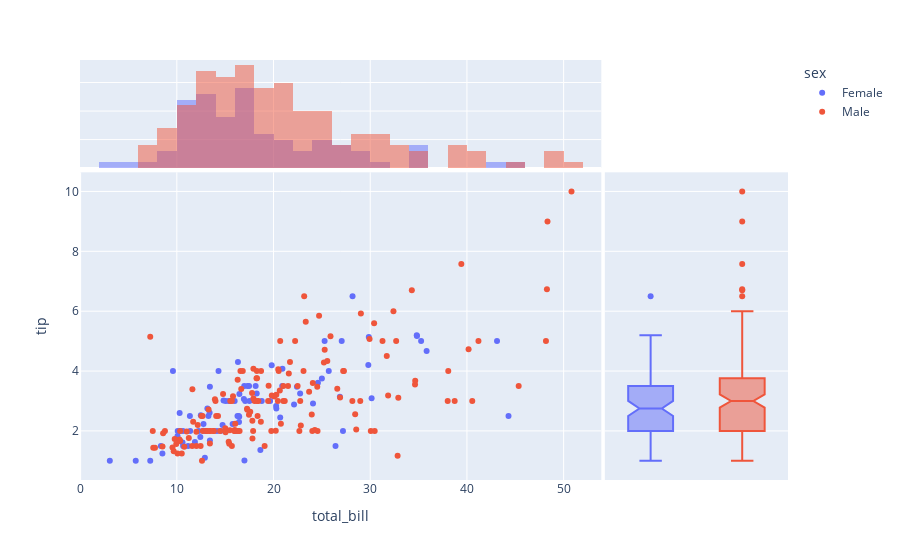

Here is the notebook cell this chart was saved with:
### Code cell
fig = px.scatter(df , x= 'total_bill', y = 'tip', color = 'sex', marginal_x = 'histogram', marginal_y = 'box')
fig.show()

### Figure 1 — Plotly figure (JSON) as saved in the notebook; plotly's stock layout.template omitted (floating-point values rounded to 4 significant figures; data arrays with more than 128 entries replaced by an {"elided": "..."} marker saying what was removed)
{"data": [{"hovertemplate": "sex=Female<br>total_bill=%{x}<br>tip=%{y}<extra></extra>", "legendgroup": "Female", "marker": {"color": "#636efa", "symbol": "circle"}, "mode": "markers", "name": "Female", "orientation": "v", "showlegend": true, "type": "scatter", "x": [16.99, 24.59, 35.26, 14.83, 10.33, 16.97, 20.29, 15.77, 19.65, 15.06, 20.69, 16.93, 10.29, 34.81, 26.41, 16.45, 3.07, 17.07, 26.86, 25.28, 14.73, 10.07, 34.83, 5.75, 16.32, 22.75, 11.35, 15.38, 44.3, 22.42, 20.92, 14.31, 7.25, 25.71, 17.31, 10.65, 12.43, 24.08, 13.42, 12.48, 29.8, 14.52, 11.38, 20.27, 11.17, 12.26, 18.26, 8.51, 10.33, 14.15, 13.16, 17.47, 27.05, 16.43, 8.35, 18.64, 11.87, 29.85, 25.0, 13.39, 16.21, 17.51, 10.59, 10.63, 9.6, 20.9, 18.15, 19.81, 43.11, 13.0, 12.74, 13.0, 16.4, 16.47, 12.76, 13.27, 28.17, 12.9, 30.14, 13.42, 15.98, 16.27, 10.09, 22.12, 35.83, 27.18, 18.78], "xaxis": "x", "y": [1.01, 3.61, 5.0, 3.02, 1.67, 3.5, 2.75, 2.23, 3.0, 3.0, 2.45, 3.07, 2.6, 5.2, 1.5, 2.47, 1.0, 3.0, 3.14, 5.0, 2.2, 1.83, 5.17, 1.0, 4.3, 3.25, 2.5, 3.0, 2.5, 3.48, 4.08, 4.0, 1.0, 4.0, 3.5, 1.5, 1.8, 2.92, 1.68, 2.52, 4.2, 2.0, 2.0, 2.83, 1.5, 2.0, 3.25, 1.25, 2.0, 2.0, 2.75, 3.5, 5.0, 2.3, 1.5, 1.36, 1.63, 5.14, 3.75, 2.61, 2.0, 3.0, 1.61, 2.0, 4.0, 3.5, 3.5, 4.19, 5.0, 2.0, 2.01, 2.0, 2.5, 3.23, 2.23, 2.5, 6.5, 1.1, 3.09, 3.48, 3.0, 2.5, 2.0, 2.88, 4.67, 2.0, 3.0], "yaxis": "y"}, {"bingroup": "x", "hovertemplate": "sex=Female<br>total_bill=%{x}<br>count=%{y}<extra></extra>", "legendgroup": "Female", "marker": {"color": "#636efa"}, "name": "Female", "opacity": 0.5, "showlegend": false, "type": "histogram", "x": [16.99, 24.59, 35.26, 14.83, 10.33, 16.97, 20.29, 15.77, 19.65, 15.06, 20.69, 16.93, 10.29, 34.81, 26.41, 16.45, 3.07, 17.07, 26.86, 25.28, 14.73, 10.07, 34.83, 5.75, 16.32, 22.75, 11.35, 15.38, 44.3, 22.42, 20.92, 14.31, 7.25, 25.71, 17.31, 10.65, 12.43, 24.08, 13.42, 12.48, 29.8, 14.52, 11.38, 20.27, 11.17, 12.26, 18.26, 8.51, 10.33, 14.15, 13.16, 17.47, 27.05, 16.43, 8.35, 18.64, 11.87, 29.85, 25.0, 13.39, 16.21, 17.51, 10.59, 10.63, 9.6, 20.9, 18.15, 19.81, 43.11, 13.0, 12.74, 13.0, 16.4, 16.47, 12.76, 13.27, 28.17, 12.9, 30.14, 13.42, 15.98, 16.27, 10.09, 22.12, 35.83, 27.18, 18.78], "xaxis": "x3", "yaxis": "y3"}, {"hovertemplate": "sex=Female<br>tip=%{y}<extra></extra>", "legendgroup": "Female", "marker": {"color": "#636efa", "symbol": "circle"}, "name": "Female", "notched": true, "showlegend": false, "type": "box", "xaxis": "x2", "y": [1.01, 3.61, 5.0, 3.02, 1.67, 3.5, 2.75, 2.23, 3.0, 3.0, 2.45, 3.07, 2.6, 5.2, 1.5, 2.47, 1.0, 3.0, 3.14, 5.0, 2.2, 1.83, 5.17, 1.0, 4.3, 3.25, 2.5, 3.0, 2.5, 3.48, 4.08, 4.0, 1.0, 4.0, 3.5, 1.5, 1.8, 2.92, 1.68, 2.52, 4.2, 2.0, 2.0, 2.83, 1.5, 2.0, 3.25, 1.25, 2.0, 2.0, 2.75, 3.5, 5.0, 2.3, 1.5, 1.36, 1.63, 5.14, 3.75, 2.61, 2.0, 3.0, 1.61, 2.0, 4.0, 3.5, 3.5, 4.19, 5.0, 2.0, 2.01, 2.0, 2.5, 3.23, 2.23, 2.5, 6.5, 1.1, 3.09, 3.48, 3.0, 2.5, 2.0, 2.88, 4.67, 2.0, 3.0], "yaxis": "y2"}, {"hovertemplate": "sex=Male<br>total_bill=%{x}<br>tip=%{y}<extra></extra>", "legendgroup": "Male", "marker": {"color": "#EF553B", "symbol": "circle"}, "mode": "markers", "name": "Male", "orientation": "v", "showlegend": true, "type": "scatter", "x": {"elided": "157 float values"}, "xaxis": "x", "y": {"elided": "157 float values"}, "yaxis": "y"}, {"bingroup": "x", "hovertemplate": "sex=Male<br>total_bill=%{x}<br>count=%{y}<extra></extra>", "legendgroup": "Male", "marker": {"color": "#EF553B"}, "name": "Male", "opacity": 0.5, "showlegend": false, "type": "histogram", "x": {"elided": "157 float values"}, "xaxis": "x3", "yaxis": "y3"}, {"hovertemplate": "sex=Male<br>tip=%{y}<extra></extra>", "legendgroup": "Male", "marker": {"color": "#EF553B", "symbol": "circle"}, "name": "Male", "notched": true, "showlegend": false, "type": "box", "xaxis": "x2", "y": {"elided": "157 float values"}, "yaxis": "y2"}], "layout": {"barmode": "overlay", "legend": {"title": {"text": "sex"}, "tracegroupgap": 0}, "margin": {"t": 60}, "xaxis": {"anchor": "y", "domain": [0, 0.7363], "title": {"text": "total_bill"}}, "xaxis2": {"anchor": "y2", "domain": [0.7413, 1], "matches": "x2", "showgrid": false, "showline": false, "showticklabels": false, "ticks": ""}, "xaxis3": {"anchor": "y3", "domain": [0, 0.7363], "matches": "x", "showgrid": true, "showticklabels": false}, "xaxis4": {"anchor": "y4", "domain": [0.7413, 1], "matches": "x2", "showgrid": false, "showline": false, "showticklabels": false, "ticks": ""}, "yaxis": {"anchor": "x", "domain": [0, 0.7326], "title": {"text": "tip"}}, "yaxis2": {"anchor": "x2", "domain": [0, 0.7326], "matches": "y", "showgrid": true, "showticklabels": false}, "yaxis3": {"anchor": "x3", "domain": [0.7426, 1], "matches": "y3", "showgrid": true, "showline": false, "showticklabels": false, "ticks": ""}, "yaxis4": {"anchor": "x4", "domain": [0.7426, 1], "matches": "y3", "showgrid": true, "showline": false, "showticklabels": false, "ticks": ""}}}
